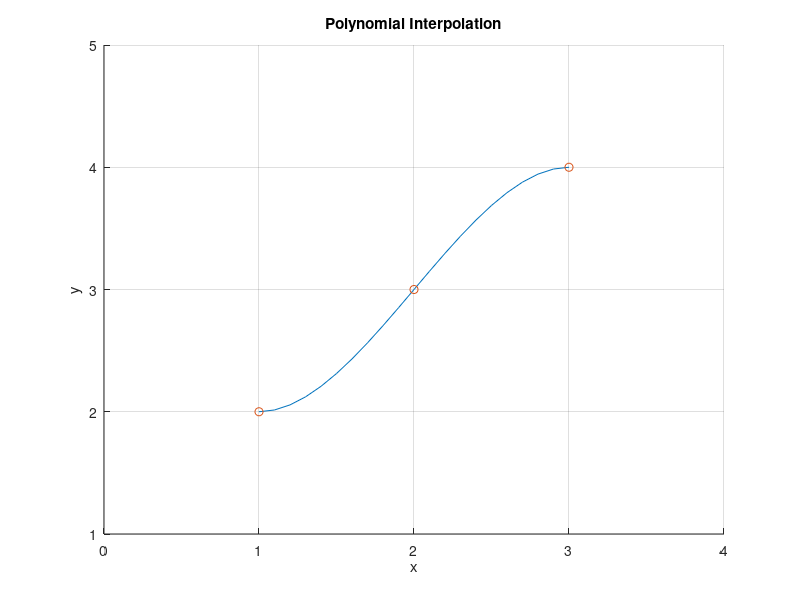

Here is the MATLAB script that generated this plot:
% ME3001, Tennessee Technological University
% Tristan Hill, April 03, 2024
% quartic polynomial interpolation

clear variables;close all;clc

% define the end point conditions
% start position
x0=1;
y0=2;
% start slope
y0p=0;

% mid position
x1=2
y1=3

% end position
x2=3;
y2=4;
% end slope
y2p=0;

% put points in array for plotting
xpoints=[x0 x1 x2];
ypoints=[y0 y1 y2];

% conditions as linear system
A=[1 x0 x0^2 x0^3 x0^4
   0 1 2*x0 3*x0^2 4*x0^3
   1 x1 x1^2 x1^3 x1^4
   1 x2 x2^2 x2^3 x2^4
   0 1 2*x2 3*x2^2 4*x2^3];

% % known values at start and end as known vector
b=[y0 ;y0p ;y1 ;y2 ;y2p];
% 
% solve for the coefficients of the cubic interpolation polynomial
C=inv(A)*b;

% compute points on the curve with resulting coefficients
xpoly=x0:.1:x2;
ypoly=C(5)*xpoly.^4+C(4)*xpoly.^3+C(3)*xpoly.^2+C(2)*xpoly+C(1);

% show the resulting polynomial 
figure(1);hold on

plot(xpoly,ypoly)
plot(xpoints,ypoints,'o')
grid on 
xlabel('x')
ylabel('y')
title('Polynomial Interpolation')
axis([x0-1 x2+1 y0-1 y2+1]) % set axis range with some buffer
